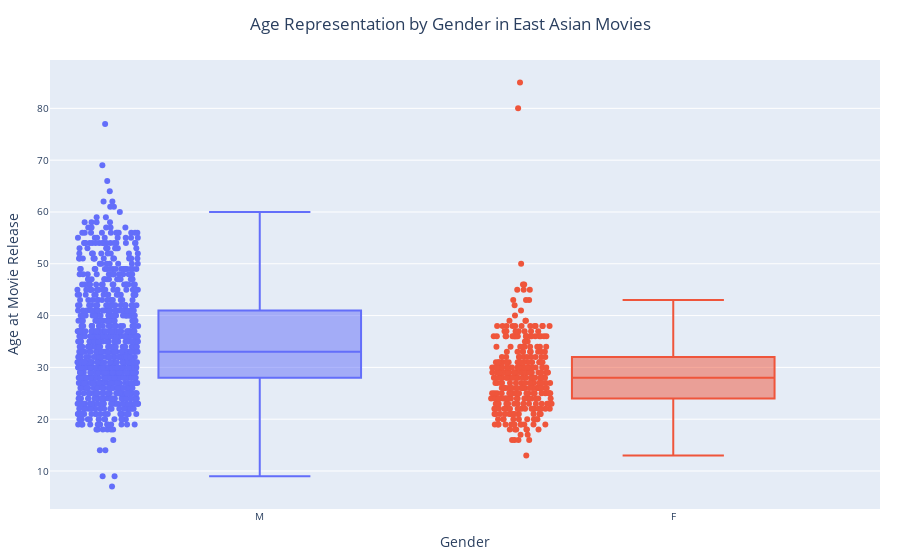

Notebook source saved alongside this figure:
### Code cell
east_asian_filtered = east_asian_merged[east_asian_merged['actor_ethnicity_label'].isin(east_asian_ethnicities)]

# Create an interactive boxplot using Plotly Express for actor age by gender
fig = px.box(
    east_asian_filtered,
    x='actor_gender',
    y='age_at_release',
    points='all',  # Shows all the data points
    color='actor_gender',
    title='Age Representation by Gender in East Asian Movies'
)

# Customize layout for better readability
fig.update_layout(
    title_x=0.5,
    xaxis_title="Gender",
    yaxis_title="Age at Movie Release",
    margin=dict(l=20, r=20, t=60, b=20),
    xaxis=dict(tickfont=dict(size=10)),
    yaxis=dict(tickfont=dict(size=10)),
    showlegend=False
)

# Show the plot
fig.show()

### Figure 1 — Plotly figure (JSON) as saved in the notebook; plotly's stock layout.template omitted (floating-point values rounded to 4 significant figures; data arrays with more than 128 entries replaced by an {"elided": "..."} marker saying what was removed)
{"data": [{"alignmentgroup": "True", "boxpoints": "all", "hovertemplate": "actor_gender=%{x}<br>age_at_release=%{y}<extra></extra>", "legendgroup": "M", "marker": {"color": "#636efa"}, "name": "M", "notched": false, "offsetgroup": "M", "orientation": "v", "showlegend": true, "type": "box", "x": {"elided": "871 str values"}, "x0": " ", "xaxis": "x", "y": {"elided": "871 int values"}, "y0": " ", "yaxis": "y"}, {"alignmentgroup": "True", "boxpoints": "all", "hovertemplate": "actor_gender=%{x}<br>age_at_release=%{y}<extra></extra>", "legendgroup": "F", "marker": {"color": "#EF553B"}, "name": "F", "notched": false, "offsetgroup": "F", "orientation": "v", "showlegend": true, "type": "box", "x": {"elided": "325 str values"}, "x0": " ", "xaxis": "x", "y": {"elided": "325 int values"}, "y0": " ", "yaxis": "y"}], "layout": {"boxmode": "overlay", "legend": {"title": {"text": "actor_gender"}, "tracegroupgap": 0}, "margin": {"b": 20, "l": 20, "r": 20, "t": 60}, "showlegend": false, "title": {"text": "Age Representation by Gender in East Asian Movies", "x": 0.5}, "xaxis": {"anchor": "y", "categoryarray": ["M", "F"], "categoryorder": "array", "domain": [0, 1], "tickfont": {"size": 10}, "title": {"text": "Gender"}}, "yaxis": {"anchor": "x", "domain": [0, 1], "tickfont": {"size": 10}, "title": {"text": "Age at Movie Release"}}}}
